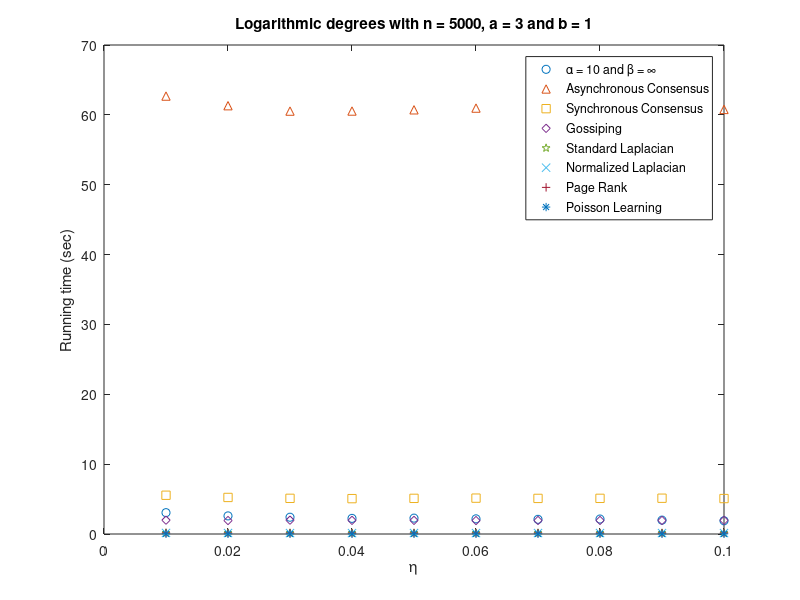
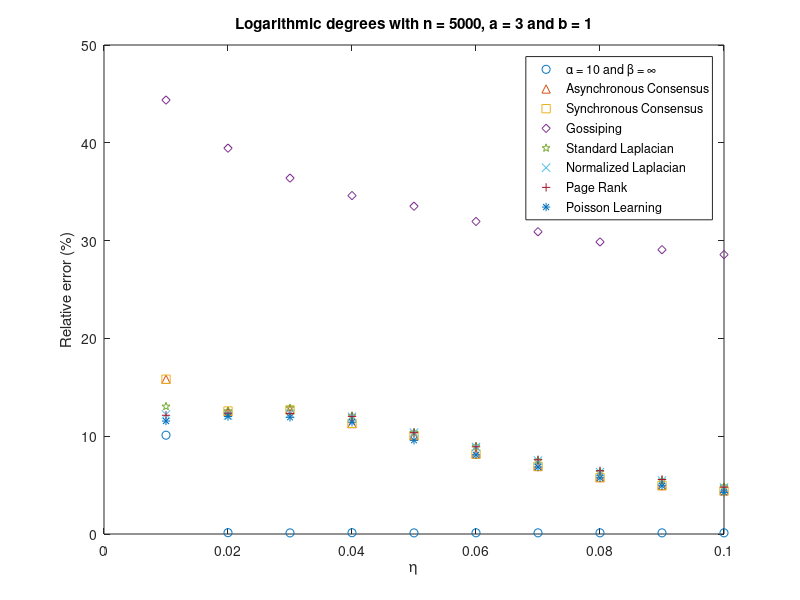

Recreate these plots in MATLAB, in order.
load("log_3");
e = 100 * e;

%AVERAGES AND VARIANCES
dav = zeros(10, 2);
eav = zeros(10, 2);
iav = zeros(10, 2);
dsd = zeros(10, 2);
esd = zeros(10, 2);
isd = zeros(10, 2);
for k = 1 : 10
    for l = 1 : 8
        dav(k, l) = sum(d(k, l, :)) / rounds;
        eav(k, l) = sum(e(k, l, :)) / rounds;
        iav(k, l) = sum(i(k, l, :)) / rounds;
        dsd(k, l) = sqrt(sum((d(k, l, :) - dav(k, l)) .^ 2) / rounds);
        esd(k, l) = sqrt(sum((e(k, l, :) - eav(k, l)) .^ 2) / rounds);
        isd(k, l) = sqrt(sum((i(k, l, :) - iav(k, l)) .^ 2) / rounds);
    end
end

%PLOTS
figure;
plot(eta, dav(:, 1), 'o', eta, dav(:, 2), '^', eta, dav(:, 3), 'square', eta, dav(:, 4), 'diamond', eta, dav(:, 5), 'pentagram', eta, dav(:, 6), 'x', eta, dav(:, 7), '+', eta, dav(:, 8), '*');
title("Logarithmic degrees with n = 5000, a = 3 and b = 1");
legend('\alpha = 10 and \beta = \infty', 'Asynchronous Consensus', 'Synchronous Consensus', 'Gossiping', 'Standard Laplacian', 'Normalized Laplacian', 'Page Rank', 'Poisson Learning');
xlabel('\eta');
ylabel('Running time (sec)');
figure;
plot(eta, eav(:, 1), 'o', eta, eav(:, 2), '^', eta, eav(:, 3), 'square', eta, eav(:, 4), 'diamond', eta, eav(:, 5), 'pentagram', eta, eav(:, 6), 'x', eta, eav(:, 7), '+', eta, eav(:, 8), '*');
title("Logarithmic degrees with n = 5000, a = 3 and b = 1");
legend('\alpha = 10 and \beta = \infty', 'Asynchronous Consensus', 'Synchronous Consensus', 'Gossiping', 'Standard Laplacian', 'Normalized Laplacian', 'Page Rank', 'Poisson Learning');
xlabel('\eta');
ylabel('Relative error (%)');